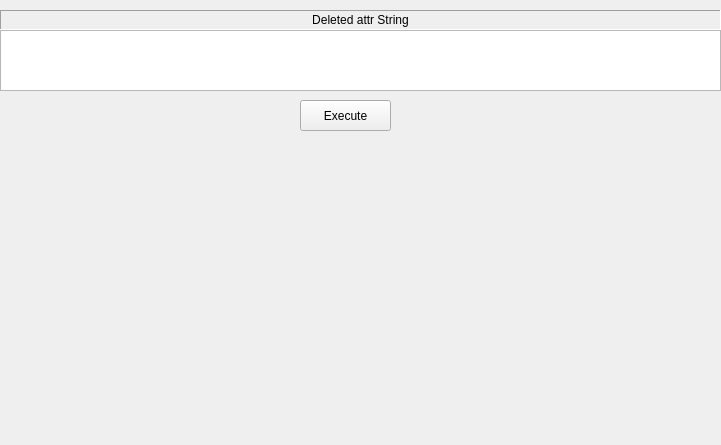
     <widget class="QWidget" name="page_6">
      <property name="geometry">
       <rect>
        <x>0</x>
        <y>0</y>
        <width>721</width>
        <height>445</height>
       </rect>
      </property>
      <attribute name="label">
       <string>DeleteAttr</string>
      </attribute>
      <widget class="QPushButton" name="pushButtonExecuteDeleteAttrXML">
       <property name="geometry">
        <rect>
         <x>300</x>
         <y>100</y>
         <width>91</width>
         <height>31</height>
        </rect>
       </property>
       <property name="text">
        <string>Execute</string>
       </property>
      </widget>
      <widget class="QTextEdit" name="textEditDeleteAttrXMLStr">
       <property name="geometry">
        <rect>
         <x>0</x>
         <y>30</y>
         <width>721</width>
         <height>61</height>
        </rect>
       </property>
      </widget>
      <widget class="QLabel" name="label_8">
       <property name="geometry">
        <rect>
         <x>0</x>
         <y>10</y>
         <width>721</width>
         <height>20</height>
        </rect>
       </property>
       <property name="frameShape">
        <enum>QFrame::Panel</enum>
       </property>
       <property name="frameShadow">
        <enum>QFrame::Sunken</enum>
       </property>
       <property name="text">
        <string>Deleted attr String</string>
       </property>
       <property name="alignment">
        <set>Qt::AlignCenter</set>
       </property>
      </widget>
     </widget>
